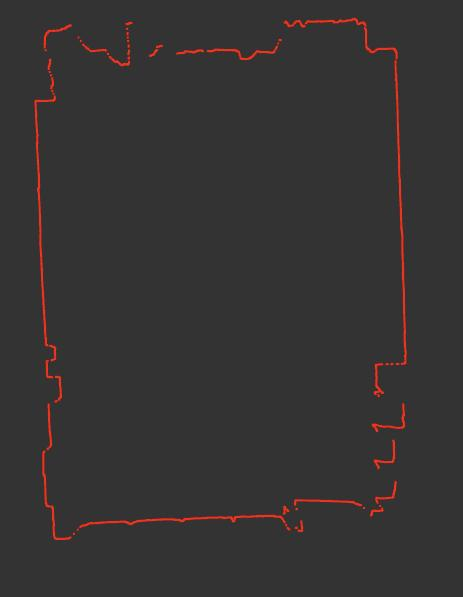
#> input picture test04/test04/test01.jpg, 463 x 597 px, found by its file name
$ python change_to_xy2.py
#> lines starting #> are read from the running program, lines starting #| are printed output that depends on the picture; after the words box and inside, x2 and y2 are one past the last pixel; in counts of white or black regions, pixels touching at a corner belong together
from cmath import sqrt
import numpy as np
import cv2
from matplotlib import pyplot as plt


# [46 lines left out: function cross_point, not called in this run]


image = cv2.imread("/home/mrlzr/Ros_1_2/Ros2_project/src/test04/test04/test01.jpg")
#> image is the input picture: shape (597, 463, 3); mean B, G, R 50.6, 50.9, 53.8
print(image.shape)
#| (597, 463, 3)
image_copy = image.copy()

# 转换成灰度图
image_gray = cv2.cvtColor(image, cv2.COLOR_BGR2GRAY)
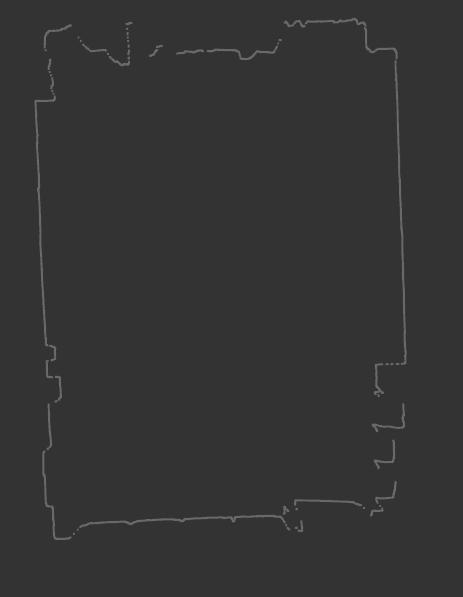
#> image_gray: shape (597, 463); min 34, max 123, mean 51.8

# 边缘检测, Sobel算子大小为3
edges = cv2.Canny(image_gray, 170, 220, apertureSize=3)
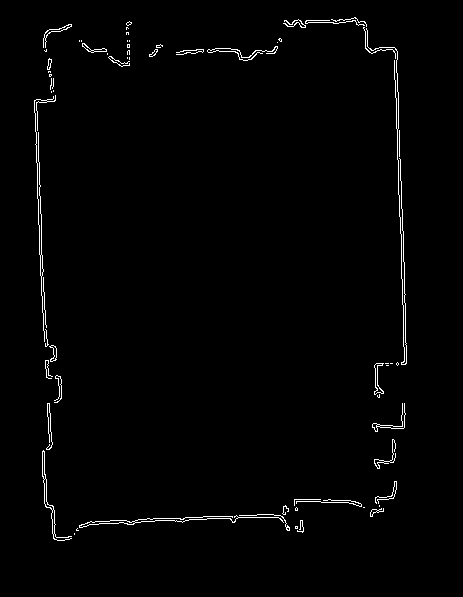
#> edges: shape (597, 463); 1.3% white in thin lines or dots, all inside (x1, y1, x2, y2) = (34, 17, 407, 541)

# 霍夫曼直线检测
lines = cv2.HoughLines(edges, 4.9, np.pi / 180, 250)
#> lines = 13 rows, first 8: [-392, 3.11], [-396.9, 3.12], [-34.3, 3.11], [-29.4, 3.09], [524.3, 1.54], [-387.1, 3.09], [-24.5, 3.07], [401.8, 0]
SET=[]
# 遍历
for line in lines:
    # 获取rho和theta
    rho, theta = line[0]
    a = np.cos(theta)
    b = np.sin(theta)
    x0 = a * rho
    y0 = b * rho
    x1 = int(x0 + 1000 * (-b))
    y1 = int(y0 + 1000 * (a))
    x2 = int(x0 - 1000 * (-b))
    y2 = int(y0 - 1000 * (a))
#> (the run stopped early here; a loop or call above may not have finished)
